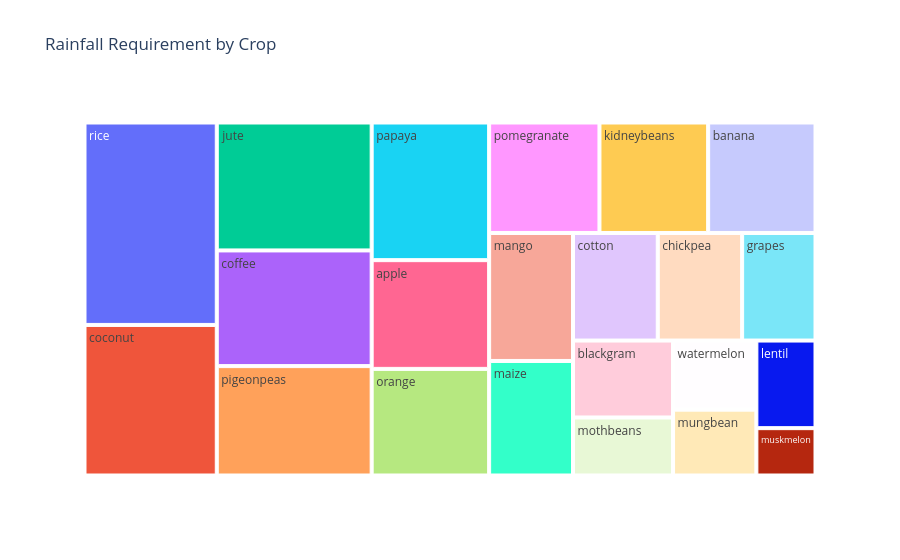

Notebook code for this chart:
### Code cell
px.treemap(df,

path=['label'],

values='rainfall',

title='Rainfall Requirement by Crop').show()

### Figure 1 — Plotly figure (JSON) as saved in the notebook; plotly's stock layout.template omitted (floating-point values rounded to 4 significant figures)
{"data": [{"branchvalues": "total", "domain": {"x": [0, 1], "y": [0, 1]}, "hovertemplate": "labels=%{label}<br>rainfall=%{value}<br>parent=%{parent}<br>id=%{id}<extra></extra>", "ids": ["rice", "maize", "chickpea", "kidneybeans", "pigeonpeas", "mothbeans", "mungbean", "blackgram", "lentil", "pomegranate", "banana", "mango", "grapes", "watermelon", "muskmelon", "apple", "orange", "papaya", "coconut", "cotton", "jute", "coffee"], "labels": ["rice", "maize", "chickpea", "kidneybeans", "pigeonpeas", "mothbeans", "mungbean", "blackgram", "lentil", "pomegranate", "banana", "mango", "grapes", "watermelon", "muskmelon", "apple", "orange", "papaya", "coconut", "cotton", "jute", "coffee"], "name": "", "parents": ["", "", "", "", "", "", "", "", "", "", "", "", "", "", "", "", "", "", "", "", "", ""], "type": "treemap", "values": [23620.0, 8477.0, 8006.0, 10590.0, 14950.0, 5120.0, 4840.0, 6788.0, 4568.0, 10750.0, 10460.0, 9470.0, 6961.0, 5079.0, 2469.0, 11270.0, 11050.0, 14260.0, 17570.0, 8040.0, 17480.0, 15810.0]}], "layout": {"legend": {"tracegroupgap": 0}, "title": {"text": "Rainfall Requirement by Crop"}}}
